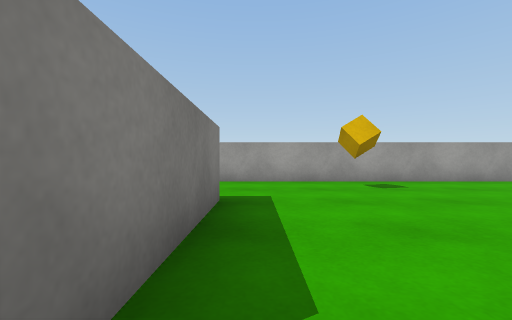
view 1 (above)

24 first-person views from a walk through a 3-D level made in the Unity game engine. The camera is 0.55 m above the floor, looks level and sees 90° across. The floor is counted in squares, 1 m on a side. Each view is taken from the middle of a square. On the plan, view 1 faces up. The plan holds only what a view shows up to about 9 squares ahead; the rest is blank. The place goes on beyond the plan. The player is left out. Surface patterns are stand-ins for the level's own textures.

view 2
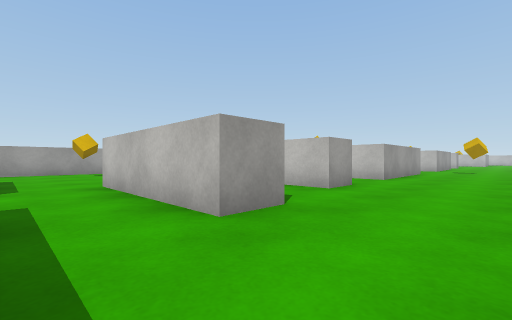

view 3
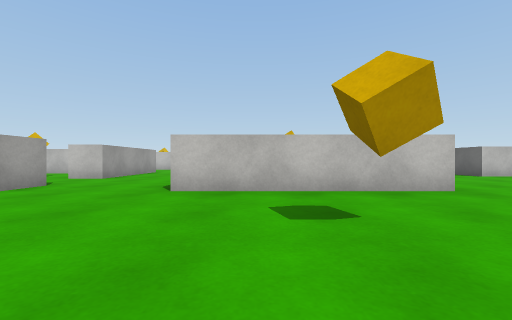

view 4
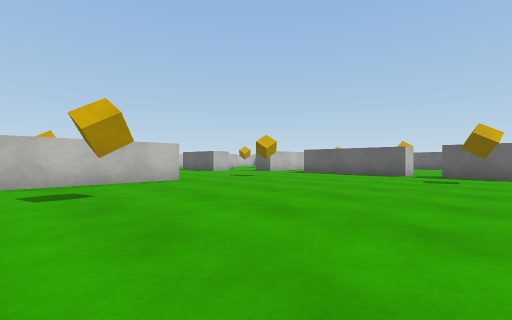

view 5
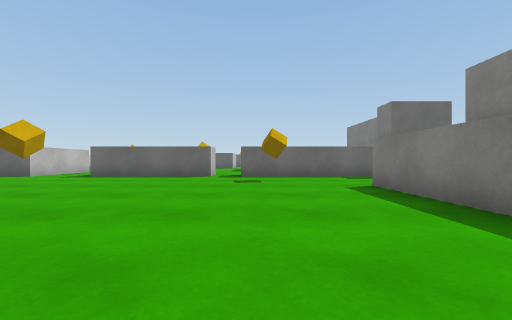

view 6
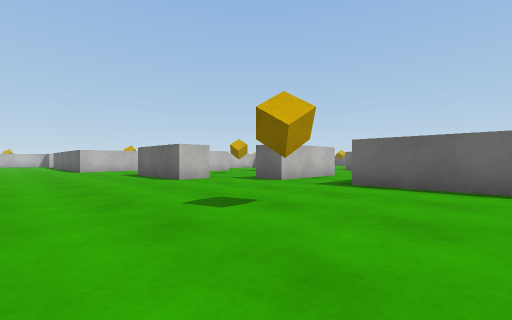

view 7
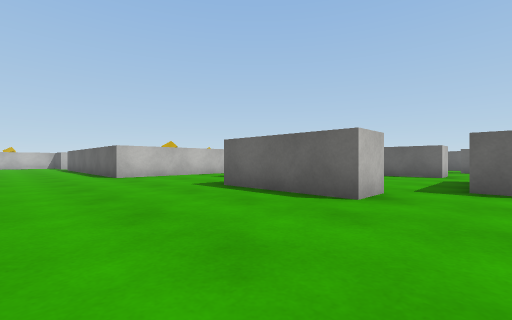

view 8
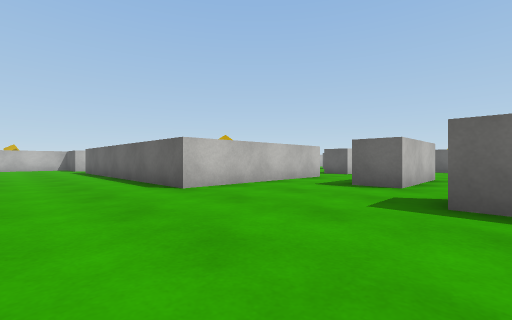

view 9
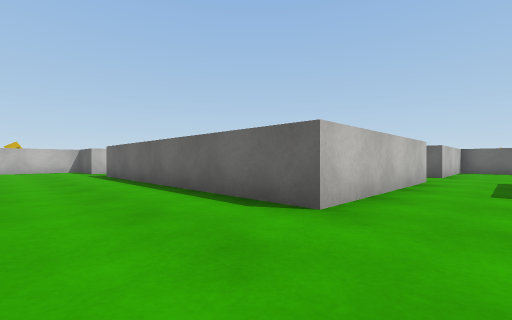

view 10
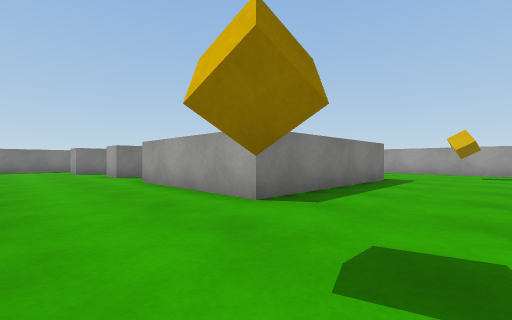

view 11
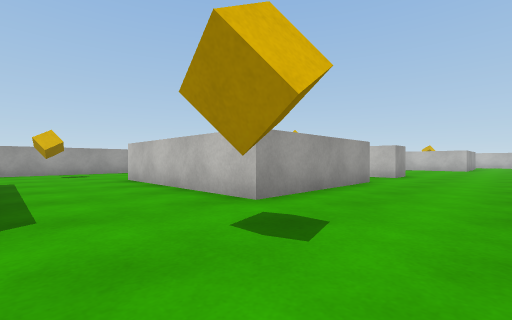

view 12
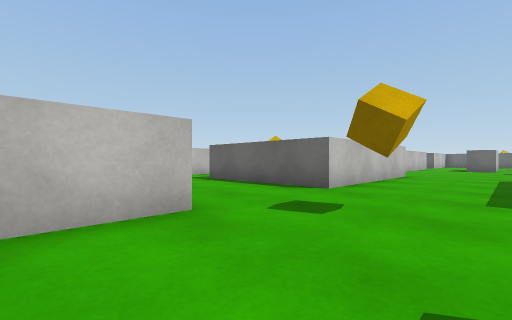

view 13
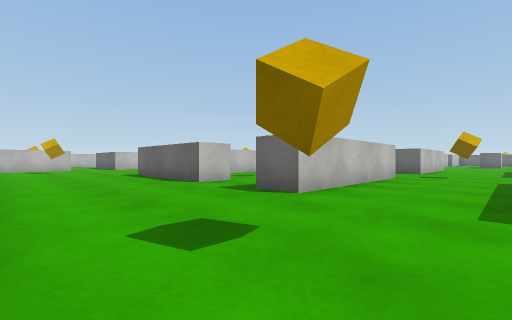

view 14
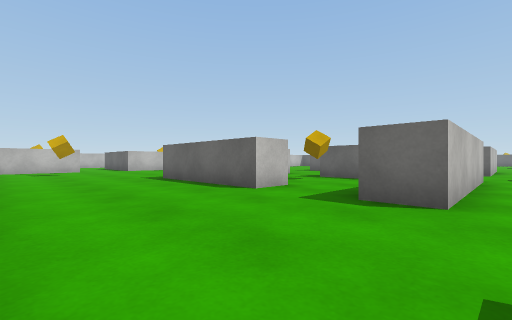

view 15
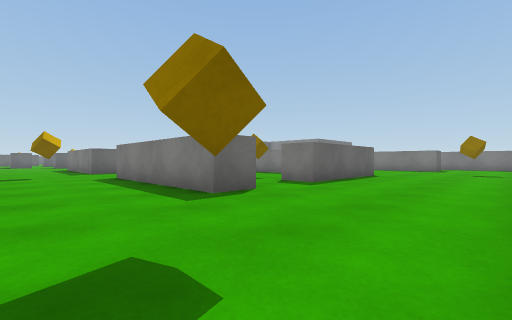

view 16
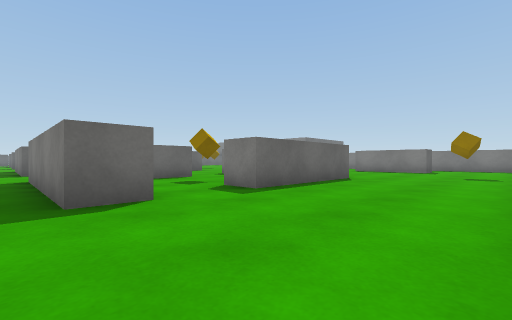

view 17
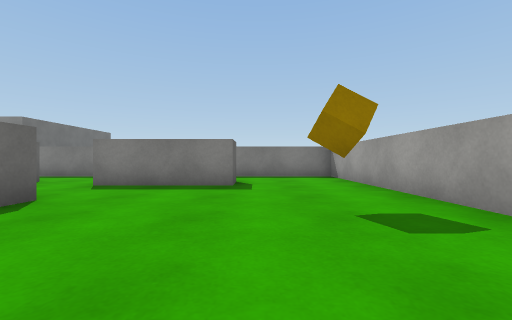

view 18
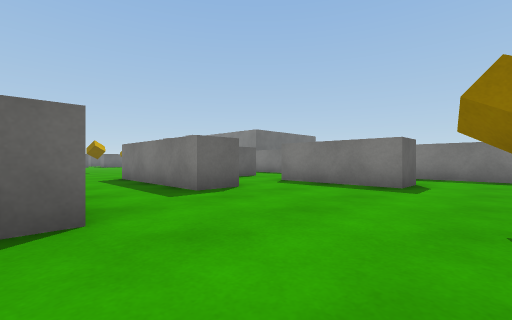

view 19
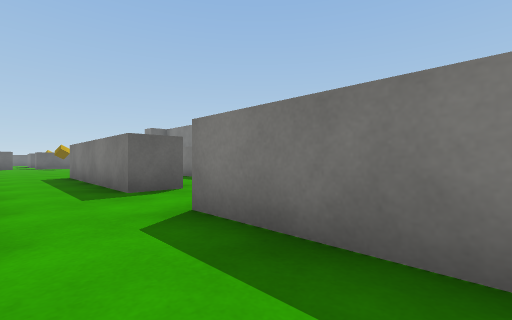

view 20
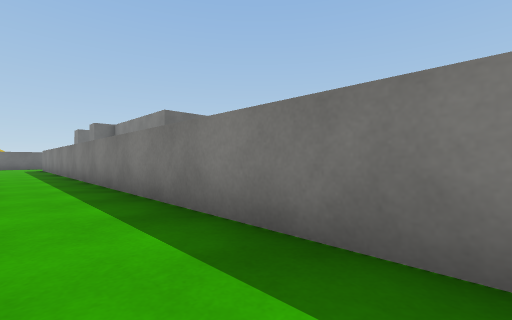

view 21
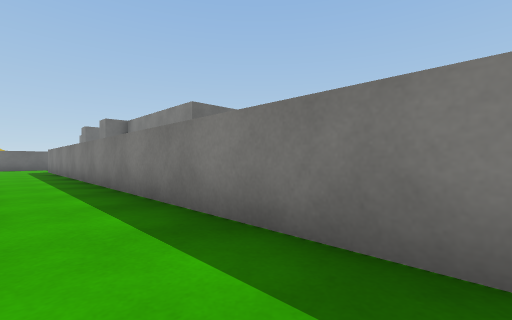

view 22
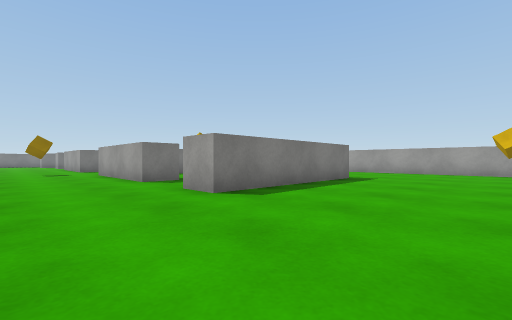

view 23
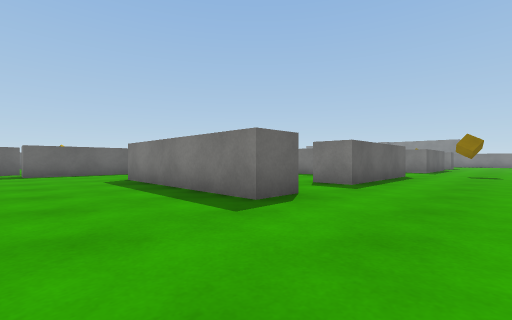

view 24
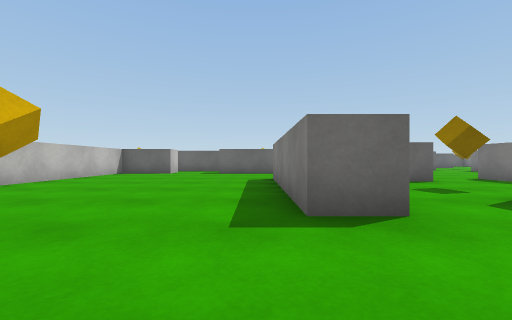

### Floor plan
Points are (right, up) in squares from view 1. A wall is a line through its corners. A room is listed if a view was taken in it or the views show most of it. See-through windows are left out.
Room 1 (view 1)
walls: (1.5, -1.5) (1.5, 1)
ways out: opening at (-1, -0.5) to room 2; opening at (0.5, -2) to room 2; opening at (0.5, 1) to room 2
Room 2 (views 2, 3, 4, 5, 6, 7, 8, 9, 10, 11, 12, 13, 14, 15, 16, 17, 18, 19, 20, 21, 22, 23, 24)
walls: (11.5, -5.5) (11.5, -6.2); (5.5, -2.5) (4.5, -2.5) (4.5, -1.4); (14.5, -10.5) (14.5, -5.5) (18.5, -5.5); (10.5, 2.5) (11.5, 2.5) (11.5, -2.5) (7.5, -2.5); (4.5, -10.6) (4.5, -5.5); (18.5, -2.5) (14.5, -2.5) (14.5, 2.5) (15.5, 2.5); (4.4, 2.5) (8.5, 2.5); (1.5, 1) (2.5, 1) (2.5, -3) (1.5, -3) (1.5, -1.5); (20.5, -5.5) (21.5, -5.5) (21.5, -10.5); (8.5, -15.5) (8.5, -14.5) (11.5, -14.5); (17.5, 2.5) (21.5, 2.5) (21.5, -2.5) (20.5, -2.5); (12.5, -16.5) (13.5, -16.5); (-1.5, -1.5) (-0.5, -1.5) (-0.5, -6.5); (6.5, 6.5) (-3.5, 6.5) (-3.5, -13.5); (14, 6.5) (12, 6.5); (15.5, -16.5) (15.5, -13.5) (23.5, -13.5); (-1.5, 3.5) (-0.5, 3.5) (-0.5, 0.5); (6.5, -19.2) (6.5, -16.5) (7.5, -16.5); (0.5, -17.2) (0.5, -16.5) (4.5, -16.5); (-4.9, -16.5) (-0.5, -16.5); (25, 6.5) (23.8, 6.5)
ways out: opening at (-1, -0.5) to room 1; opening at (0.5, -2) to room 1; opening at (0.5, 1) to room 1; opening at (10.2, -16.5) to room 3; opening at (16.5, 2) to room 4; opening at (19.5, -2) to room 4; opening at (16.5, -10) to room 5; opening at (19.5, -6) to room 5; opening at (6.5, -2) to room 6; opening at (9.5, 2) to room 6; opening at (0, -17); opening at (14.5, -17.5); opening at (24.5, -14)
objects: cube (-1, -15); cube (2, -8); cube (2, 5); cube (4, -14) to (4, -13); cube (13, -4); cube (13, 4) to (13, 5); cube (25, -6); cube (25, 4) to (25, 5)
Room 3 (no view inside)
walls: (12.5, -19.4) (12.5, -16.5); (8.5, -20.5) (10.2, -20.5)
ways out: opening at (10.2, -16.5) to room 2; opening at (7, -20.7); opening at (12, -20)
Room 4 (no view inside)
walls: (17.5, 1.5) (17.5, 2.5); (17.1, -1.5) (18.5, -1.5) (18.5, -2.5); (20.5, -2.5) (20.5, -1.8)
ways out: opening at (16.5, 2) to room 2; opening at (19.5, -2) to room 2
objects: cube (18, -1) to (18, 0)
Room 5 (no view inside)
walls: (17.4, -9.5) (18.1, -9.5); (18.5, -5.5) (18.5, -6.5); (15.5, -9.5) (15.5, -10.5)
ways out: opening at (16.5, -10) to room 2; opening at (19.5, -6) to room 2
objects: cube (18, -8)
Room 6 (no view inside)
walls: (7.5, -2.5) (7.5, -1.5) (8.9, -1.5); (8.5, 2.5) (8.5, 1.5); (5.5, -1.6) (5.5, -2.5)
ways out: opening at (6.5, -2) to room 2; opening at (9.5, 2) to room 2
objects: cube (8, 0)

Positions as (right, up) in squares from view 1, and headings:
1: (0, 0), facing up
2: (0, -5), facing up-right
3: (0, -7), facing right
4: (-2, -7), facing down-right
5: (-1, -8), facing down
6: (2, -11), facing down-right
7: (7, -11), facing down-right
8: (11, -11), facing down-right
9: (14, -11), facing down-right
10: (14, -5), facing up-left
11: (12, -5), facing up-right
12: (12, -1), facing down-right
13: (12, 6), facing down-right
14: (14, 6), facing down-right
15: (14, 6), facing down-left
16: (12, 6), facing down-left
17: (5, 4), facing left
18: (5, 5), facing down-left
19: (1, 3), facing down-left
20: (-2, 3), facing down-left
21: (-2, 1), facing down-left
22: (25, -5), facing up-left
23: (24, -3), facing down-left
24: (22, -3), facing down
